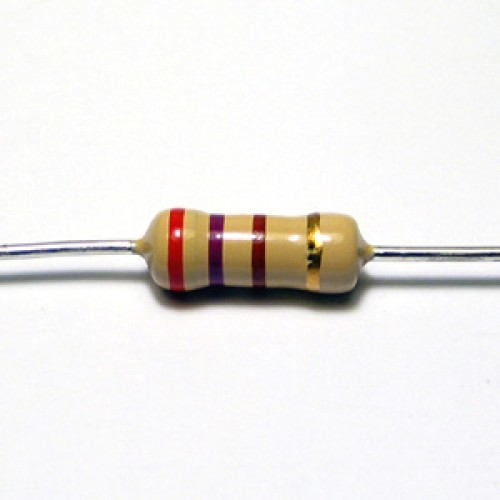
//> input picture resistor.jpg, 500 x 500 px
$ ./detectObject resistor.jpg find.png   (built with g++ and OpenCV 4)
//> lines starting //> are read from the running program, lines starting //| are printed output that depends on the picture
#include <opencv/cv.h>
#include <stdio.h>
#include <iostream>
#include "opencv2/core/core.hpp"
#include "opencv2/features2d/features2d.hpp"
#include "opencv2/highgui/highgui.hpp"
#include "opencv2/calib3d/calib3d.hpp"
#include "opencv2/nonfree/nonfree.hpp"


using namespace cv;

void readme();

/** @function main */
int main( int argc, char** argv )
{
  if( argc != 3 )
  { readme(); return -1; }

  Mat img_object = imread( argv[1], CV_LOAD_IMAGE_GRAYSCALE );
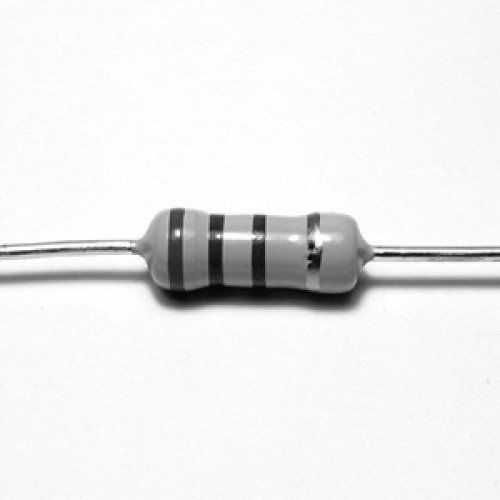
//> img_object: 500 rows x 500 cols, CV_8UC1; min 3, max 255, mean 235.7
  Mat img_scene = imread( argv[2], CV_LOAD_IMAGE_GRAYSCALE );
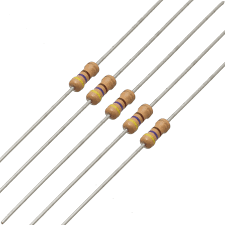
//> input picture find.png, 225 x 225 px
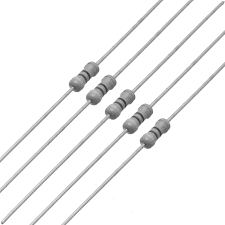
//> img_scene: 225 rows x 225 cols, CV_8UC1; min 57, max 255, mean 243.7

  if( !img_object.data || !img_scene.data )
  { std::cout<< " --(!) Error reading images " << std::endl; return -1; }

  //-- Step 1: Detect the keypoints using SURF Detector
  int minHessian = 400;

//> (the run ends here: the program needs code that is not available in this run, at `SurfFeatureDetector detector(minHessian);`)
